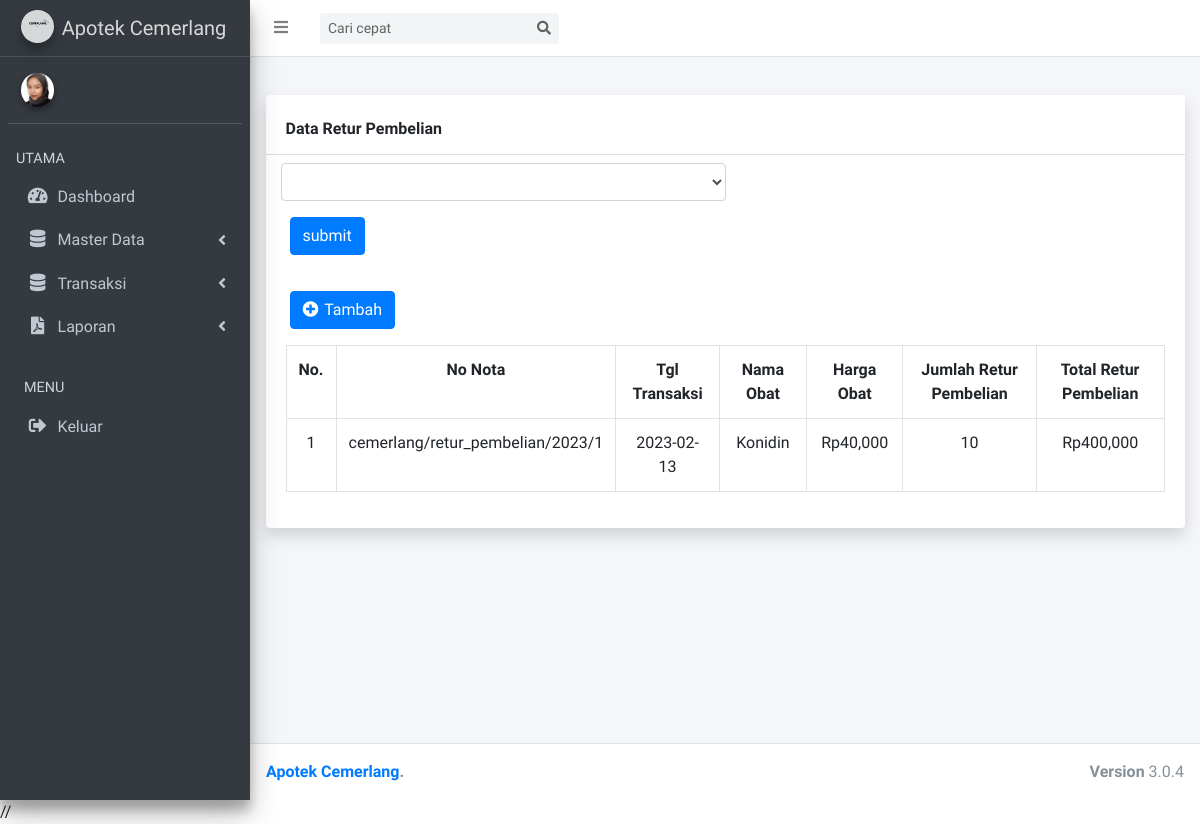
Before: /index.php/retur_pembelian with the older database file.
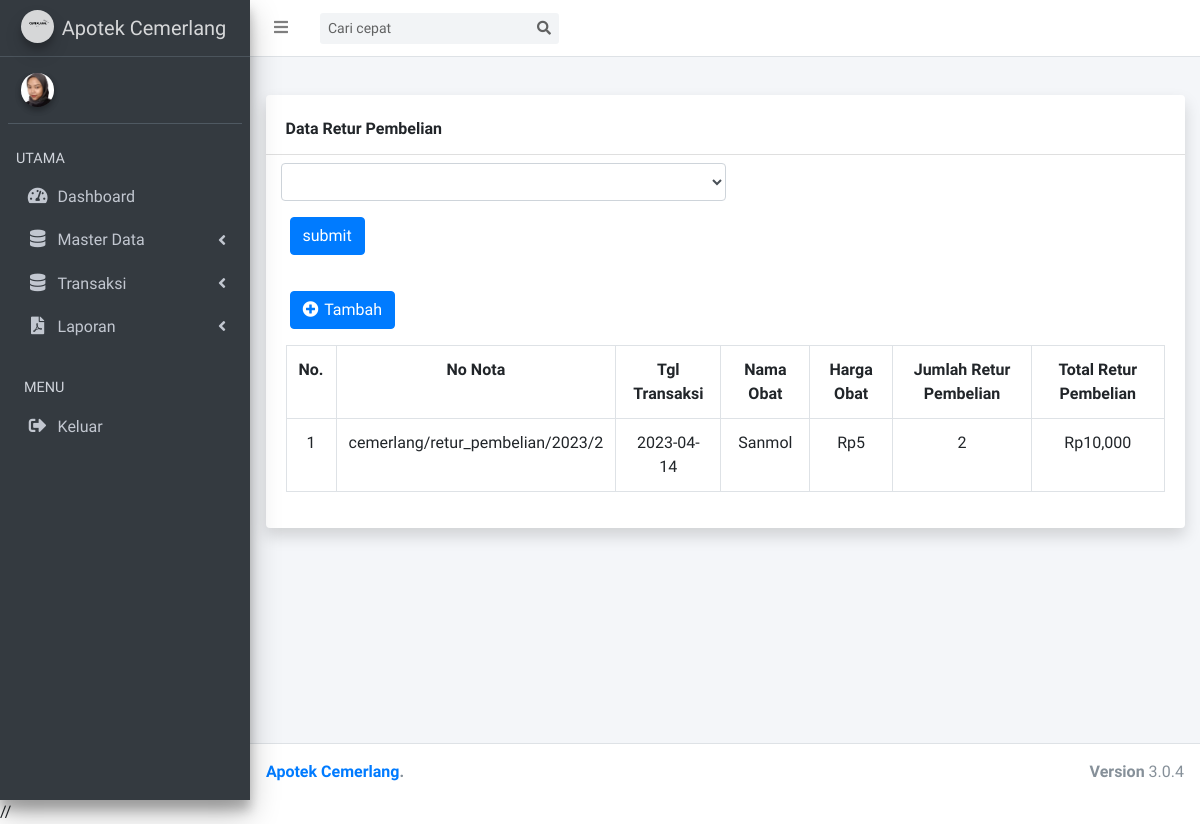
After: the same page with the newer database file.
### tables this page shows
CREATE TABLE `purchase_return` (
  `id` int(11) NOT NULL,
  `nota_num` varchar(100) NOT NULL,
  `id_drug` varchar(64) NOT NULL,
  `qty` int(11) NOT NULL,
  `date` date NOT NULL,
  `total` decimal(19,0) NOT NULL,
  `harga_retur_pembelian` int(11) NOT NULL
);

CREATE TABLE `drugs` (
  `id` int(11) NOT NULL,
  `kode_obat` varchar(12) NOT NULL,
  `name` varchar(64) NOT NULL,
  `id_unit` varchar(11) NOT NULL,
  `stock` int(11) NOT NULL
);

### application/controllers/retur_pembelian.php (called while the page is built, shortened)
<?php
class retur_pembelian extends CI_Controller
{
    public function __construct()
    {
        $this->load->model('retur_pembelianModel');
        $this->load->model('obatModel');
        $this->load->model('jurnalModel');
    }
    public function index()
    {
        $data['title'] = 'Admin | Retur Pembelian';
        $data['data'] = $this->retur_pembelianModel->index();
        $data['no_nota'] = $this->retur_pembelianModel->no_nota();
        $data['obat'] = $this->obatModel->index();
        $arrNoNota = explode('/', $data['no_nota'][0]->nota_num);
        $tahun = date('Y');
        $lastId = (int)$arrNoNota[3] + 1;
        $data['no_nota'] = "cemerlang/retur_pembelian/$tahun/$lastId";
        $this->load->view('module/header', $data);
        $this->load->view('purchase_return/index', $data);
        $this->load->view('module/footer');
    }
}

### index.php (called while the page is built, shortened)
<?php
require_once BASEPATH.'core/CodeIgniter.php';

### application/models/retur_pembelianModel.php (called while the page is built, shortened)
<?php
class retur_pembelianModel extends CI_Model
{
    public function index()
    {
        return $this->db->query('select purchase_return.id,nota_num,date,d.name,harga_retur_pembelian,qty,total from purchase_return
                                join drugs d on d.id = purchase_return.id_drug')->result();
    }
    public function no_nota()
    {
        return $this->db
            ->query('select nota_num from purchase_return where id = (SELECT max(id) FROM apotek.purchase_return)')
            ->result();
    }
}

### application/models/obatModel.php (called while the page is built, shortened)
<?php
class obatModel extends CI_Model{
    public function index(){
        return $this->db->query('select drugs.id as id_obat,units.name as satuan,drugs.name,kode_obat,stock from drugs join units on drugs.id_unit = units.id')->result();
    }
}

### application/views/purchase_return/index.php (the view, shortened to what this page needs)
<div class="content-wrapper">
    <section class="content-header">
    </section>
    <section class="content">
        <div class="container">
            <div class="card shadow mb-4">
                <div class="card-header py-3 mt-2">
                    <h6 class="m-0 font-weight-bold ">Data Retur Pembelian</h6>
                </div>
                <form action="{{ url('COA') }}" method="get">
                    <div class="form-group col-md-6 ml-2 mt-2">
                        <select name="cari" id="" class="form-control">
                        </select>
                    </div>
                    <button type=submit name=submit class="btn btn-primary ml-4">submit</button>
                </form>
                <div class="card-body">
                    <a href="#" class="btn btn-primary ml-1 mt-3 mb-3" id="tambah"> <i class="fas fa-plus-circle me-1  " style="letter-spacing: 2px"></i> Tambah </a>
                    <div class="table-responsive">
                        <table class="table table-bordered" id="dataTable" width="100%" cellspacing="0">
                            <tr class="text-center">
                                <th>No.</th>
                                <th>No Nota</th>
                                <th>Tgl Transaksi</th>
                                <th>Nama Obat</th>
                                <th>Harga Obat</th>
                                <th>Jumlah Retur Pembelian</th>
                                <th>Total Retur Pembelian</th>
                            </tr>
                            <?php
                            $no = 1;
                            ?>
                            <?php foreach ($data as $d) : ?>
                                <tr class="text-center">
                                    <td><?= $no ?></td>
                                    <td> <?= $d->nota_num ?> </td>
                                    <td> <?= $d->date ?> </td>
                                    <td> <?= $d->name ?> </td>
                                    <td><?= 'Rp' . number_format($d->harga_retur_pembelian) ?></td>
                                    <td> <?= $d->qty ?> </td>
                                    <td><?= 'Rp' . number_format($d->total) ?></td>
                                </tr>
                                <?php
                                $no++;
                                ?>
                            <?php endforeach; ?>
                        </table>
                    </div>
                </div>
            </div>
        </div>
    </section>
</div>

Changed rows visible on the page:
removed purchase_return: nota_num "cemerlang/retur_pembelian/2023/1", date "2023-02-13", drugs.name "Konidin", harga_retur_pembelian "40,000", qty "10", total "400,000"
added purchase_return: nota_num "cemerlang/retur_pembelian/2023/2", date "2023-04-14", drugs.name "Sanmol", harga_retur_pembelian "5", qty "2", total "10,000"
